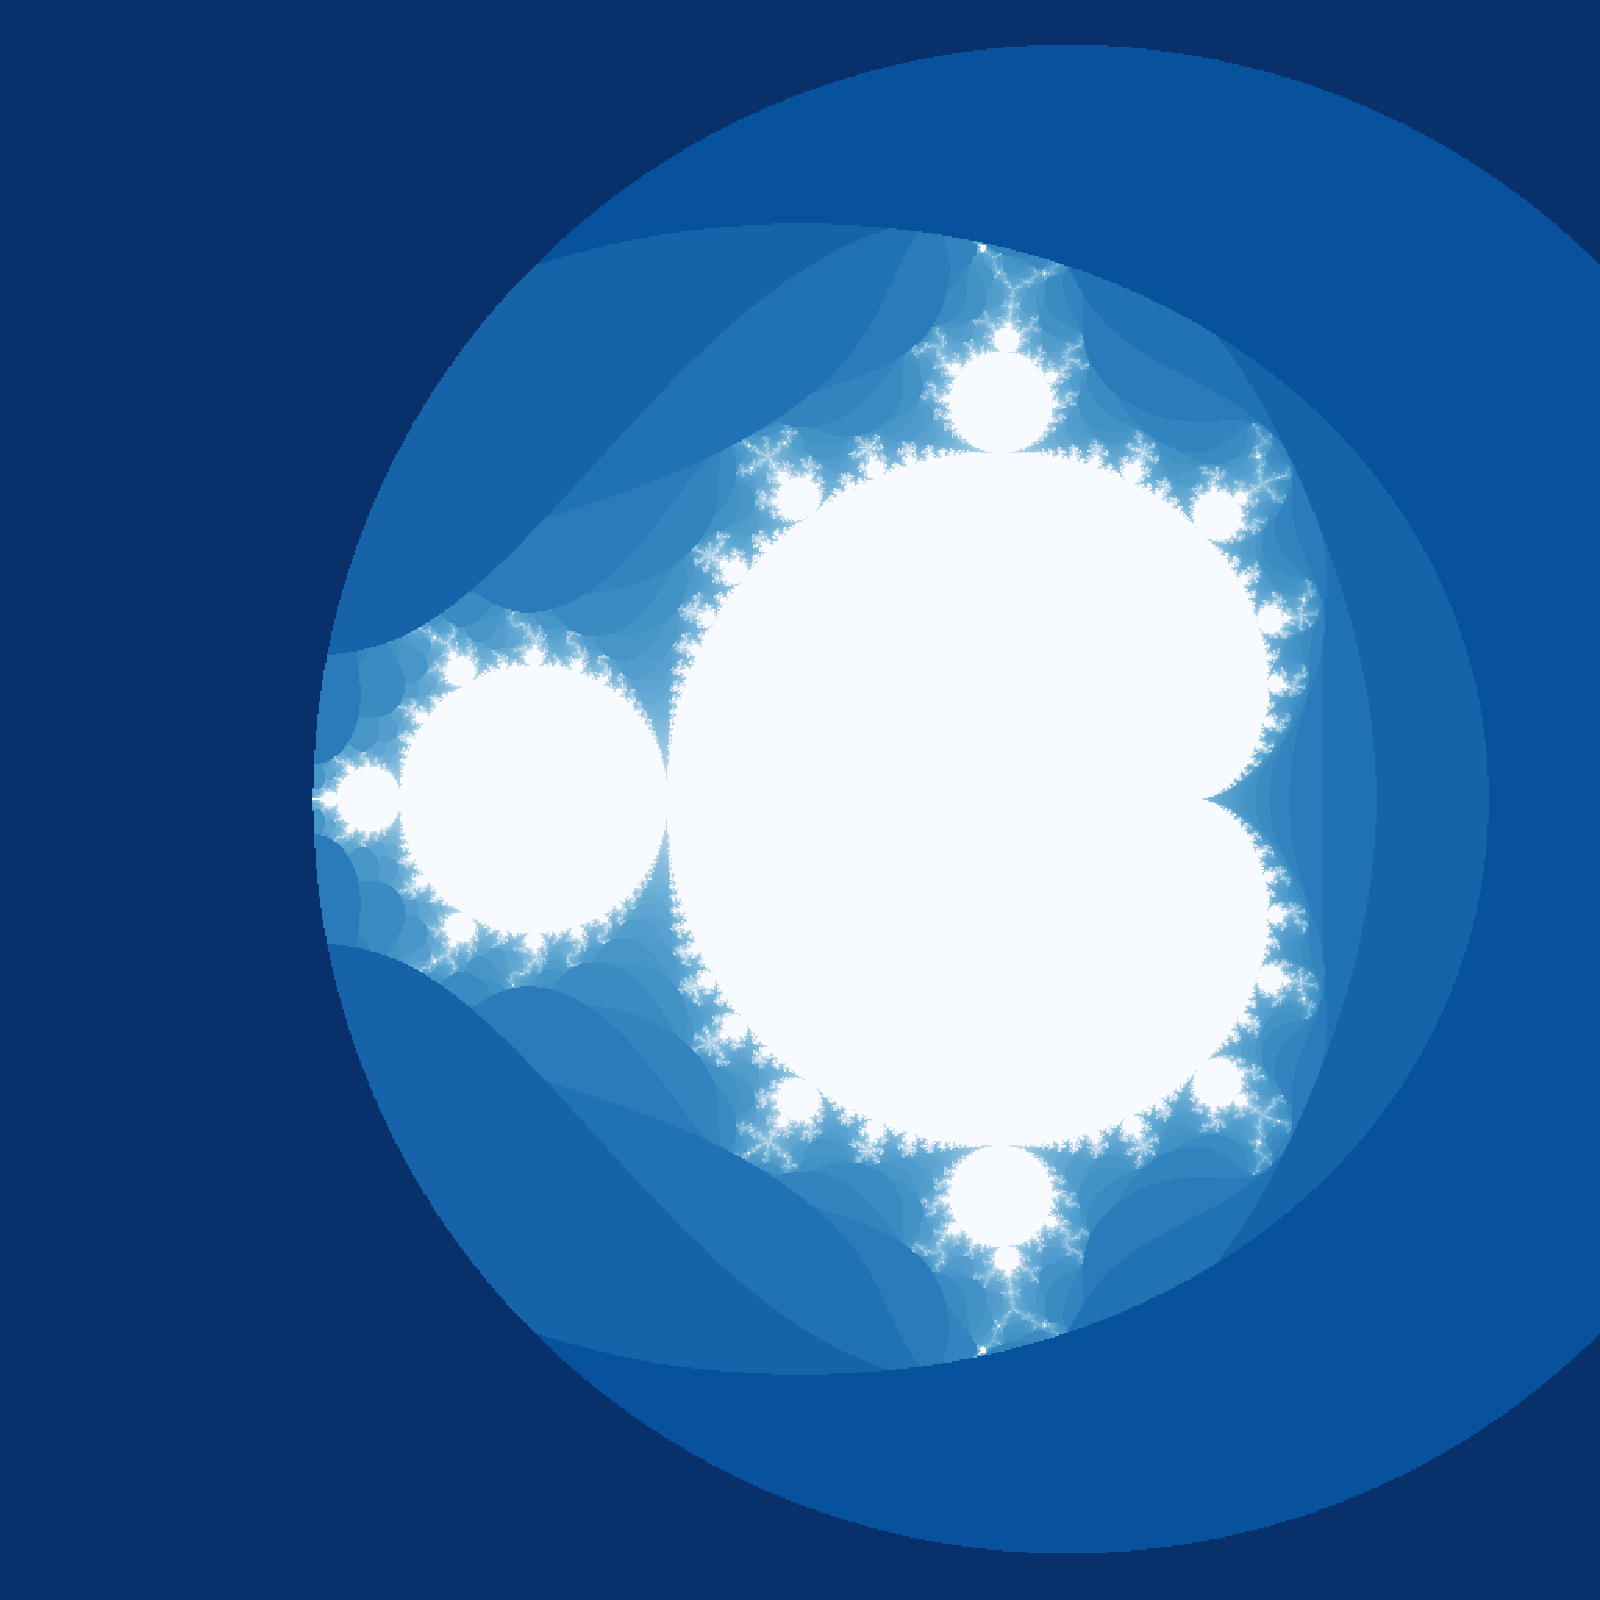

The Python source for this figure:
import numpy as np
import matplotlib.pyplot as plt
from matplotlib.animation import FuncAnimation

import pycuda.driver as drv
import pycuda.tools
import pycuda.autoinit
from pycuda.compiler import SourceModule
from pycuda.elementwise import ElementwiseKernel as Elementwise

n = 2**10
block_size  = 32
blocks      = n / block_size

code = open('mandelbrot.cpp', 'r').read()
mod = SourceModule(code)
func = mod.get_function('mandelbrot')

x0 = -2.0
y0 = -1.5
x1 = 1.0
y1 = 1.5
dx = (x1 - x0) / n
dy = (y1 - y0) / n

def static_plot(size = 4.0):
    m = np.zeros((n,n)).astype(np.uint8)

    fig = plt.figure()
    fig.set_size_inches(1. * size, 1. * size, forward = False)
    ax = plt.Axes(fig, [0., 0., 1., 1.])
    ax.set_axis_off()
    fig.add_axes(ax)

    func(drv.Out(m), 
         np.float64(x0), 
         np.float64(y0), 
         np.float64(dx), 
         np.float64(dy), 
         np.float64(2.0), grid=(blocks,blocks), block=(block_size,block_size,1))

    mplot = ax.imshow(np.log(m+1.0),
                      origin='lower',
                      cmap='Blues_r',
                      vmin=0.0, vmax=np.log(255))

    plt.savefig('mandelbrot.png', dpi=400)
    plt.show()

def evolution_gif(size = 4.0):
    m = np.zeros((n,n)).astype(np.uint8)

    fig = plt.figure()
    fig.set_size_inches(1. * size, 1. * size, forward = False)
    ax = plt.Axes(fig, [0., 0., 1., 1.])
    ax.set_axis_off()
    fig.add_axes(ax)

    mplot = ax.imshow(np.log(m+1.0),
                      origin='lower',
                      cmap='Blues_r',
                      vmin=0.0, vmax=np.log(255))

    def update(p):
        label = 'power %f' % (p)
        print label
        m = np.zeros((n,n)).astype(np.uint8)
        func(drv.Out(m), 
             np.float64(x0), 
             np.float64(y0), 
             np.float64(dx), 
             np.float64(dy), 
             np.float64(p), grid=(blocks,blocks), block=(block_size,block_size,1))
        mplot.set_data(np.log(m+1.0))

    anim = FuncAnimation(fig, update, frames=np.arange(1.0, 10.0, 0.05), interval=50)
    anim.save('evolution.gif', writer='imagemagick')
    plt.show()

def zoom_gif(size = 4.0):
    m = np.zeros((n,n)).astype(np.uint8)

    Lx = 3.0
    Ly = 3.0
    Cx = -0.7125009
    Cy = 0.251

    fig = plt.figure()
    fig.set_size_inches(1. * size, 1. * size, forward = False)
    ax = plt.Axes(fig, [0., 0., 1., 1.])
    ax.set_axis_off()
    fig.add_axes(ax)

    mplot = ax.imshow(m,
                      origin='lower',
                      cmap='Blues_r',
                      vmin=0.0, vmax=255)

    def update(p,
               Lx = Lx,
               Ly = Ly,
               Cx = Cx,
               Cy = Cy):
        label = 'power %f' % (p)
        print label
        m = np.zeros((n,n)).astype(np.uint8)

        Lx = 0.9 ** p * Lx
        Ly = 0.9 ** p * Ly

        x0 = Cx - Lx/2
        y0 = Cy - Ly/2

        dx = Lx / n
        dy = Ly / n

        func(drv.Out(m), 
             np.float64(x0), 
             np.float64(y0), 
             np.float64(dx), 
             np.float64(dy), 
             np.float64(2.0), grid=(blocks,blocks), block=(block_size,block_size,1))
        mplot.set_data(m)
        mplot.set_clim(np.min(m), np.max(m))

    anim = FuncAnimation(fig, update, frames=np.arange(0.0, 180.0, 0.5), interval=50)
    anim.save('zoom.gif', writer='imagemagick')
    plt.show()

static_plot()
evolution_gif()
zoom_gif()
